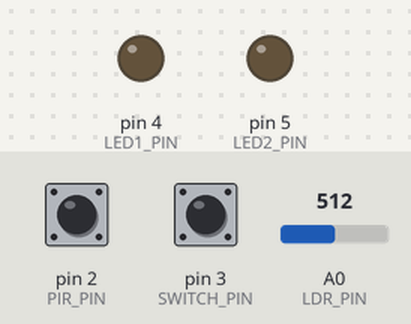
The sketch below on a simulated Arduino Uno, built with avr-gcc and run on an emulated ATmega328P. Parts: output pins drawn as LEDs (lit = HIGH). Inputs (shaded band) come from the test bench; at power-on: pin 3 (SWITCH_PIN) HIGH, pin 2 (PIR_PIN) HIGH, A0 (LDR_PIN) = 512. What the sketch prints to the serial monitor is not drawn.

Above: at 1.2 s.
1.3 s: pin 3 (SWITCH_PIN) pulled LOW for 0.15 s
At 1.37 s:
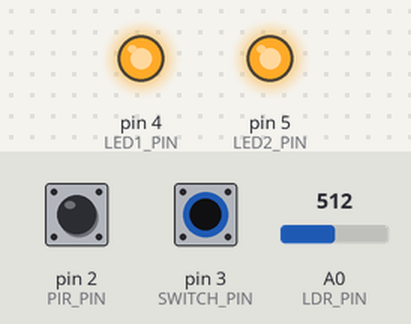
2.9 s: pin 3 (SWITCH_PIN) pulled LOW for 3.2 s
At 7.0 s:
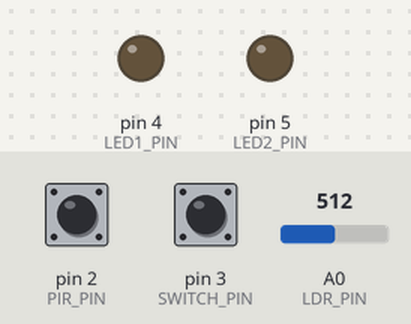
7.6 s: pin 2 (PIR_PIN) pulsed LOW 2 times (0.12 s each, 0.3 s apart)
At 9.0 s:
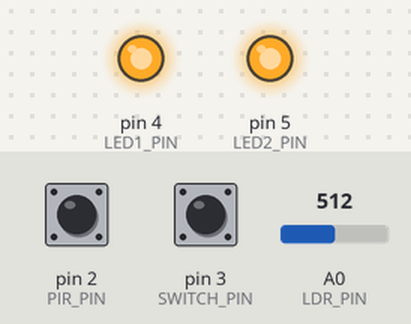
Timing chart, 0 to 10.6 s (numbered marks = the images above; inputs shaded):
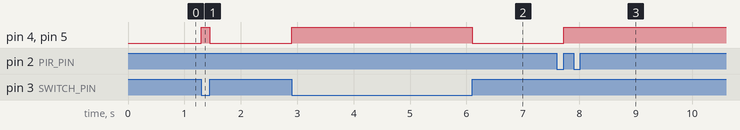

The sketch:

4.1PInterrups.ino
```cpp
// Description: Interrupt-based automatic lighting system.
//   PIR sensor detects motion; LDR module reads ambient light.
//   3-pin slider switch (2-C-1) provides a manual backup toggle.
//   ISR flags keep interrupt handlers minimal and safe.

// Pin Definitions
const int PIR_PIN    = 2;   // PIR sensor OUT  — D2, RISING interrupt
const int SWITCH_PIN = 3;   // Slider switch C — D3, CHANGE interrupt
const int LED1_PIN   = 4;   // LED 1 output
const int LED2_PIN   = 5;   // LED 2 output
const int LDR_PIN    = A0;  // LDR module signal — analog input

// LDR Configuration
const int DARK_THRESHOLD = 2;

// State Variables
volatile bool pirTriggered    = false;
volatile bool switchTriggered = false;
bool ledsOn = false;

// ── Interrupt Service Routines ──────────────────────────
void onMotionDetected() {
  pirTriggered = true;
}

void onSwitchToggled() {
  switchTriggered = true;
}

// ── Read Ambient Light ──────────────────────────────────
int readLightLevel() {
  return analogRead(LDR_PIN);
}

// ── LED Control ─────────────────────────────────────────
void setLEDs(bool state) {
  digitalWrite(LED1_PIN, state ? HIGH : LOW);
  digitalWrite(LED2_PIN, state ? HIGH : LOW);
  ledsOn = state;
}

// ── PIR Event Handler ───────────────────────────────────
void handlePIR() {
  int lightLevel = readLightLevel();
  Serial.print("[PIR] Motion detected. LDR: ");
  Serial.println(lightLevel);
  if (lightLevel > DARK_THRESHOLD) {
    setLEDs(true);
    Serial.println("[PIR] Dark — LEDs switched ON.");
  } else {
    Serial.println("[PIR] Bright — LEDs remain OFF.");
  }
}

// ── Switch Event Handler ────────────────────────────────
void handleSwitch() {
  setLEDs(!ledsOn);
  Serial.print("[SWITCH] Slider activated — LEDs now: ");
  Serial.println(ledsOn ? "ON" : "OFF");
}

// ── Setup
void setup() {
  Serial.begin(9600);

  pinMode(PIR_PIN,    INPUT);
  pinMode(SWITCH_PIN, INPUT_PULLUP);
  pinMode(LED1_PIN,   OUTPUT);
  pinMode(LED2_PIN,   OUTPUT);

  setLEDs(false);

  attachInterrupt(digitalPinToInterrupt(PIR_PIN),    onMotionDetected, RISING);
  attachInterrupt(digitalPinToInterrupt(SWITCH_PIN), onSwitchToggled,  CHANGE);

  Serial.println("=== Task 4.1P: Interrupt-Based Lighting System ===");
  Serial.println("Waiting for motion or switch input...");
}

// ── Loop ────────────────────────────────────────────────
void loop() {
  if (pirTriggered) {
    pirTriggered = false;
    handlePIR();
  }

  if (switchTriggered) {
    switchTriggered = false;
    handleSwitch();
  }
}
```

Measured:
- after the input at 1.3 s, pin 4 (LED1_PIN), pin 5 (LED2_PIN): LOW → HIGH at once, → LOW 0.15 s later
- after the input at 2.9 s, pin 4 (LED1_PIN), pin 5 (LED2_PIN): LOW → HIGH at once, → LOW 3.2 s later
- after the input at 7.6 s, pin 4 (LED1_PIN), pin 5 (LED2_PIN): LOW → HIGH after 0.12 s
